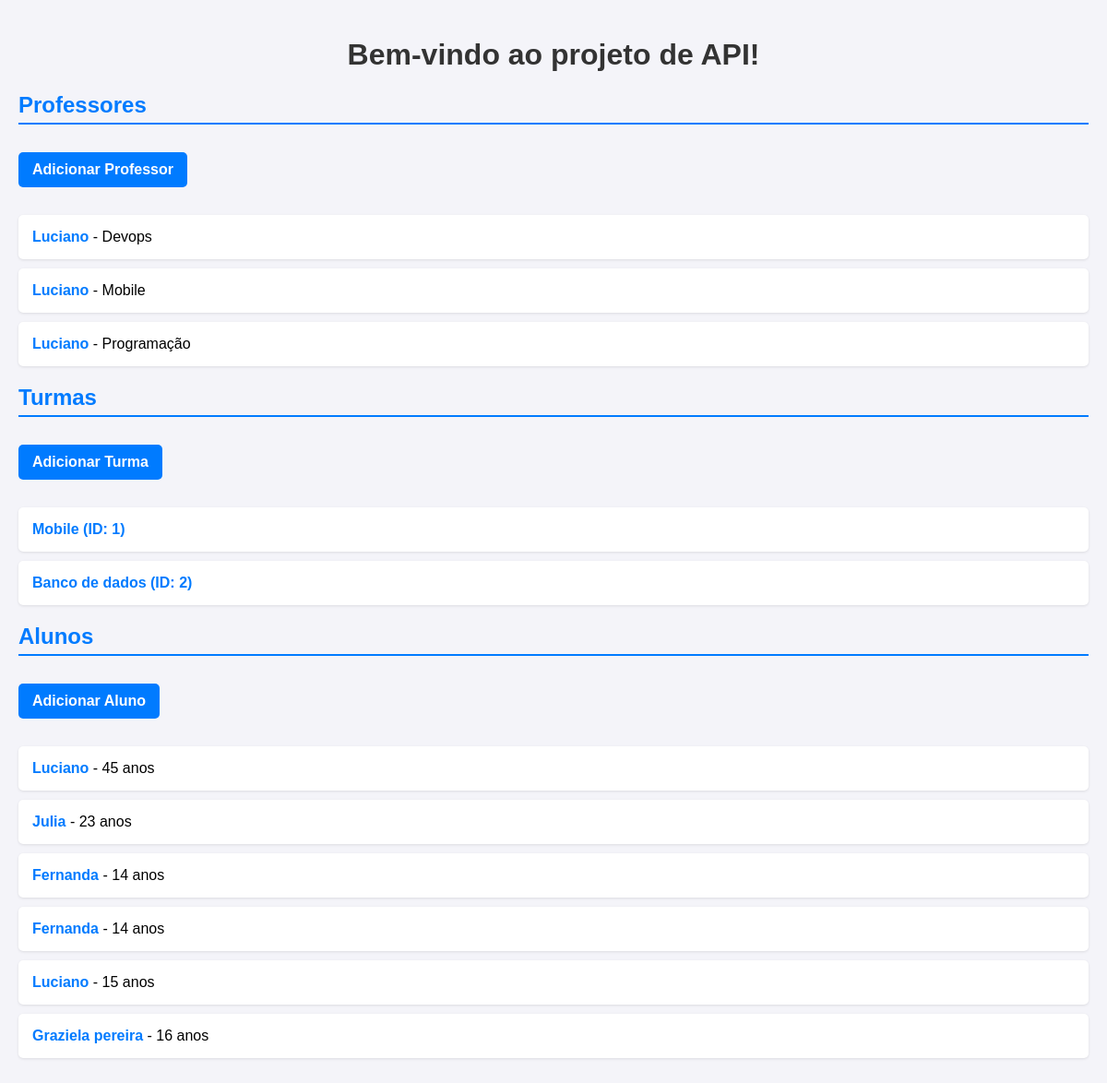
Before: / with the older database file.
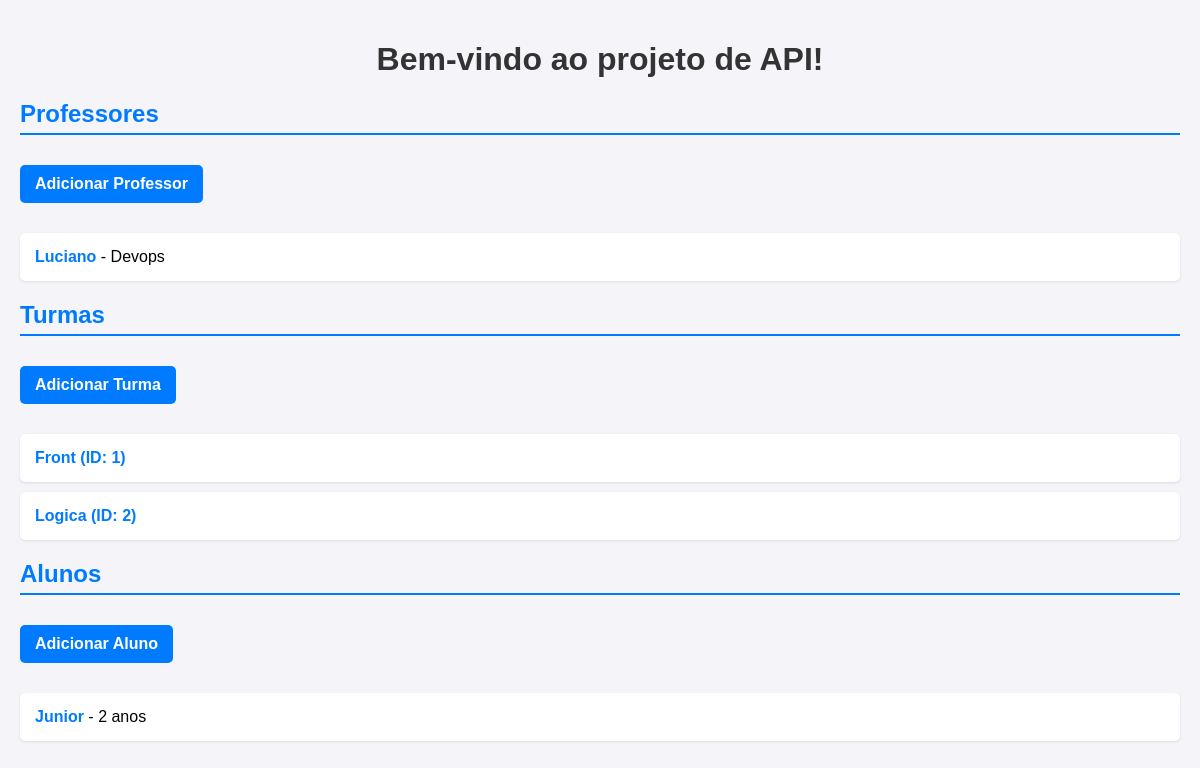
After: the same page with the newer database file.
### professor/professor_model.py (models this page shows, shortened)
class Professor(db.Model):
    id = db.Column(db.Integer, primary_key=True)
    nome = db.Column(db.String(150))
    idade = db.Column(db.Integer)
    materia = db.Column(db.String(40))
    observacoes = db.Column(db.String(250))
    turmas = db.relationship('Turma', backref='professor', lazy="select")

### turmas/turmas_model.py (models this page shows, shortened)
class Turma(db.Model):
    id = db.Column(db.Integer, primary_key=True)
    descricao = db.Column(db.String(150))
    status = db.Column(db.Boolean, default=True)
    professor_id = db.Column(db.Integer, db.ForeignKey('professor.id'), nullable=True)
    alunos = db.relationship('Aluno', backref='turma', lazy="select")

### Alunos/alunos_model.py (models this page shows, shortened)
class Aluno(db.Model):
    id = db.Column(db.Integer, primary_key=True)
    nome = db.Column(db.String(100))
    idade = db.Column(db.Integer)
    data_nascimento = db.Column(db.Date)
    nota_primeiro_semestre = db.Column(db.Float)
    nota_segundo_semestre = db.Column(db.Float)
    media_final = db.Column(db.Float)
    professor = db.Column(db.String(150))
    turma_id = db.Column(db.Integer, db.ForeignKey('turma.id'), nullable=False)

### Alunos/alunos_routes.py (the view)
@alunos_blueprint.route('/', methods=['GET'])
def getIndex():
    professores = Professor.query.all()
    turmas = Turma.query.all()
    alunos = Aluno.query.all()
    return render_template('alunos/index.html', professores=professores,
                           turmas=turmas, alunos=alunos)

### templates/alunos/index.html (shortened to what this page needs)
<!DOCTYPE html>
<html lang="pt-BR">
<head>
</head>
<body>
    <h1>Bem-vindo ao projeto de API!</h1>
    <h2>
        <a href="{{ url_for('professores.get_professores') }}">Professores</a>
    </h2>
    <a class="button" href="{{ url_for('professores.adicionar_professor_page') }}">Adicionar Professor</a>
    <ul>
        {% for professor in professores %}
            <li>
                <a href="{{ url_for('professores.get_professor', id_professor=professor.id) }}">{{ professor.nome }}</a> - {{ professor.materia }}
            </li>
        {% else %}
            <li class="no-data">Nenhum professor encontrado.</li>
        {% endfor %}
    </ul>
    <h2>
        <a href="{{ url_for('turmas.get_turmas') }}">Turmas</a>
    </h2>
    <a class="button" href="{{ url_for('turmas.adicionar_turma_page') }}">Adicionar Turma</a>
    <ul>
        {% for turma in turmas %}
          <li>
            <a href="{{ url_for('turmas.get_turma', id_turma=turma.id) }}">
              {{ turma.descricao }} (ID: {{ turma.id }})
            </a>
          </li>
        {% else %}
            <li class="no-data">Nenhuma turma encontrada.</li>
        {% endfor %}
    </ul>
    <h2>
        <a href="{{ url_for('alunos.get_alunos') }}">Alunos</a>
    </h2>
    <a class="button" href="{{ url_for('alunos.adicionar_aluno_page') }}">Adicionar Aluno</a>
    <ul>
        {% for aluno in alunos %}
            <li>
                <a href="{{ url_for('alunos.get_aluno', id_aluno=aluno.id) }}">{{ aluno.nome }}</a> - {{ aluno.idade }} anos
            </li>
        {% else %}
            <li class="no-data">Nenhum aluno encontrado.</li>
        {% endfor %}
    </ul>
</body>
</html>

### templates/alunos/index.html (style rules this page uses)
body { font-family: Arial, sans-serif; background-color: #f4f4f9; margin: 0; padding: 20px; }
h1 { text-align: center; color: #333; }
h2 { color: #007bff; border-bottom: 2px solid #007bff; padding-bottom: 5px; }
ul { list-style: none; padding: 0; margin: 20px 0; }
li { background-color: #fff; margin: 10px 0; padding: 15px; border-radius: 5px; box-shadow: 0 1px 3px rgba(0, 0, 0, 0.1); transition: transform 0.2s; }
a { text-decoration: none; color: #007bff; font-weight: bold; }
.button { display: inline-block; background-color: #007bff; color: white; padding: 10px 15px; margin: 10px 0; border: none; border-radius: 5px; text-align: center; cursor: pointer; text-decoration: none; transition: background-color 0.3s; }

Changed rows visible on the page:
removed Professor: nome "Luciano", materia "Mobile"
removed Professor: nome "Luciano", materia "Programação"
removed Aluno: nome "Julia", idade "23"
removed Aluno: nome "Fernanda", idade "14"
removed Aluno: nome "Fernanda", idade "14"
removed Aluno: nome "Luciano", idade "15"
removed Aluno: nome "Graziela pereira", idade "16"
changed Turma id 1: descricao "Mobile" → "Front"
changed Turma id 2: descricao "Banco de dados" → "Logica"
changed Aluno: nome "Luciano" → "Junior"; idade "45" → "2"
